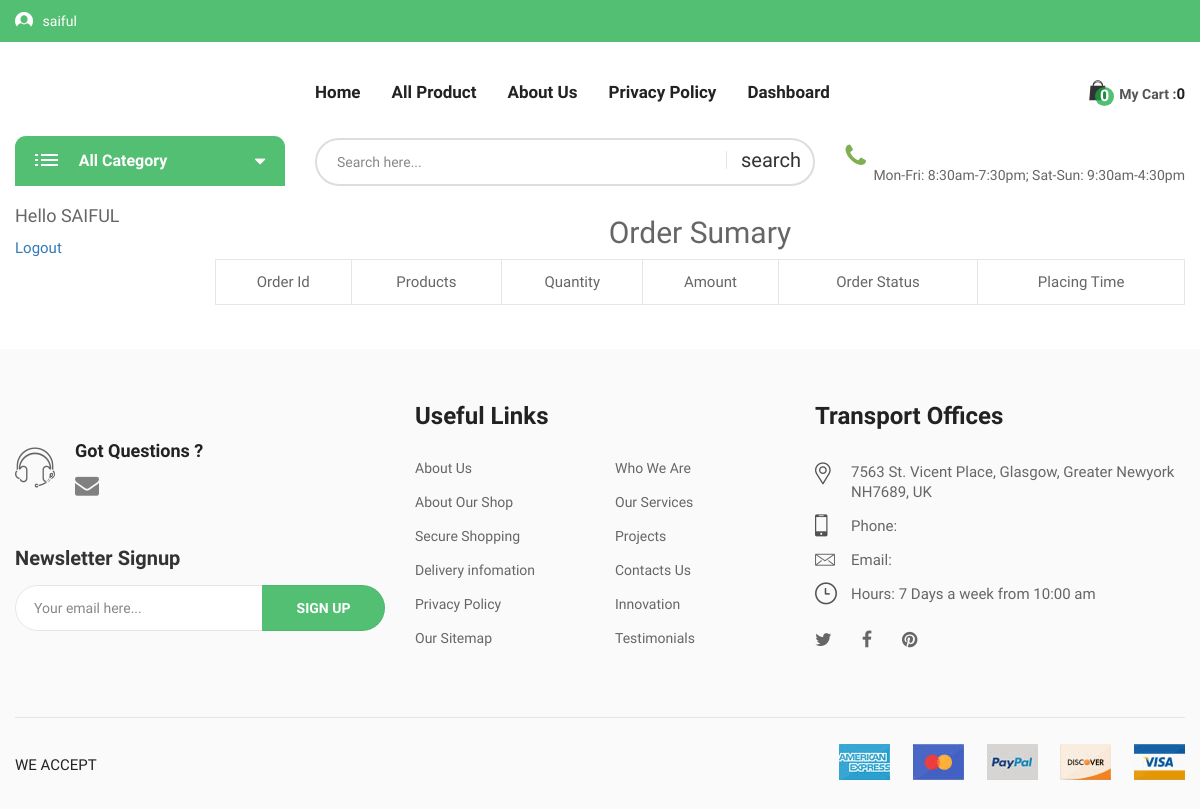
The page /exist_order.php (signed in) on the database as committed earlier.
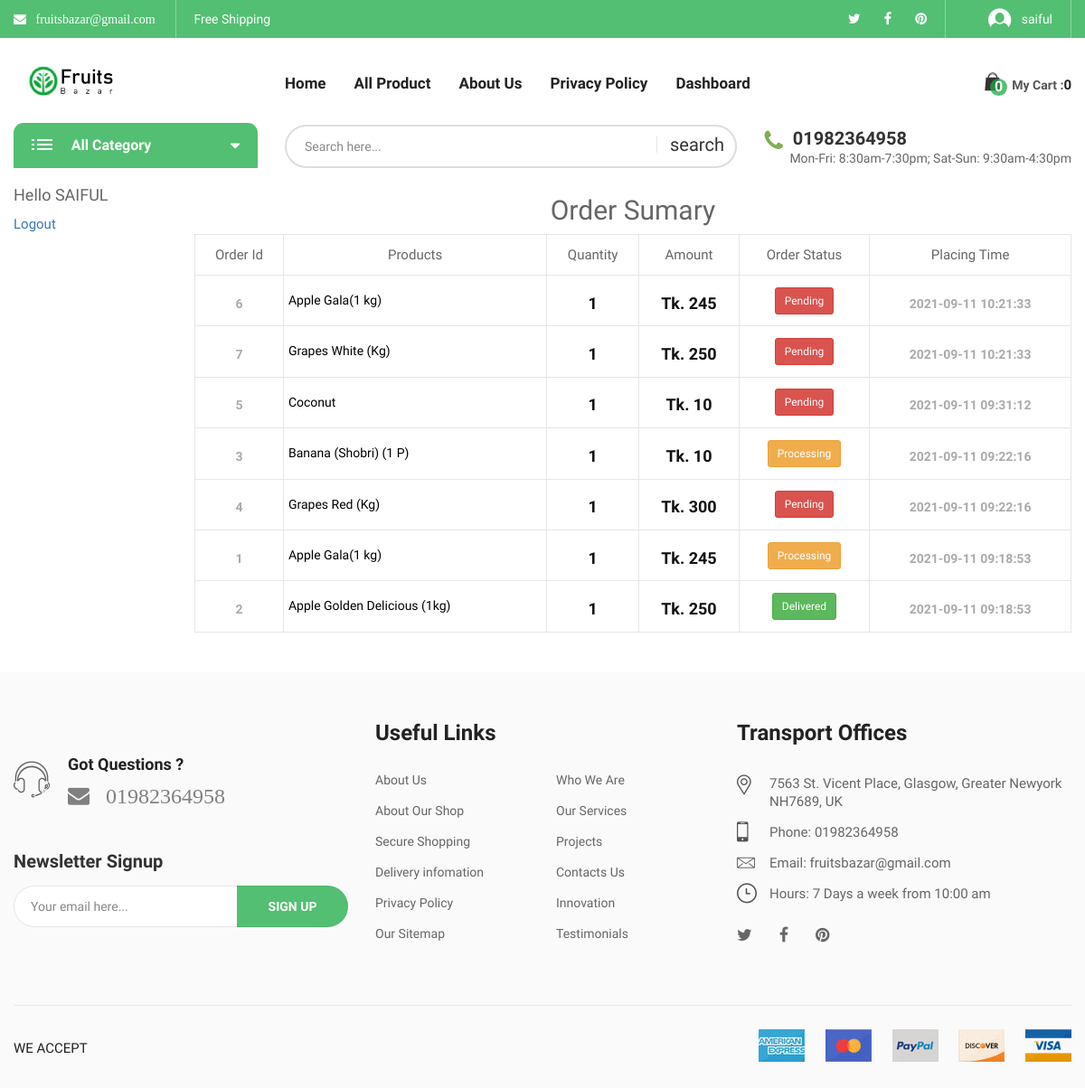
The same page on the database as committed later.
### tables this page shows
CREATE TABLE `header_info` (
  `id` int(10) NOT NULL,
  `email` varchar(30) NOT NULL,
  `tweeter` varchar(500) NOT NULL,
  `fb_link` varchar(500) NOT NULL,
  `pinterest` varchar(500) NOT NULL,
  `phone` varchar(20) NOT NULL
);

CREATE TABLE `add_logo` (
  `id` int(10) NOT NULL,
  `img` varchar(200) NOT NULL
);

CREATE TABLE `order_details` (
  `order_id` int(255) NOT NULL,
  `user_id` int(11) NOT NULL,
  `product_name` varchar(255) NOT NULL,
  `pdt_quantity` int(11) NOT NULL,
  `amount` int(11) NOT NULL,
  `uses_coupon` varchar(35) NOT NULL,
  `order_status` int(3) NOT NULL,
  `trans_id` varchar(25) NOT NULL,
  `Shipping_mobile` varchar(20) NOT NULL,
  `shiping` varchar(255) NOT NULL,
  `order_time` timestamp NULL DEFAULT current_timestamp()
);

### admin/class/adminback.php (called while the page is built, shortened)
<?php
class  adminback
{
    private $connection;
    function __construct()
    {
        $dbhost = "localhost";
        $dbuser = "root";
        $dbpass = "";
        $dbname = "ecommerce";
        $this->connection = mysqli_connect($dbhost, $dbuser, $dbpass, $dbname);
    }
    function order_details_by_id($user_id)
    {
        $query = "SELECT * FROM `order_details` WHERE `user_id`=$user_id ORDER BY `order_time` DESC";
        if (mysqli_query($this->connection, $query)) {
            $order_query = mysqli_query($this->connection, $query);
            return $order_query;
        }
    }
    function display_links()
    {
        $query = "SELECT * FROM header_info";
        if (mysqli_query($this->connection, $query)) {
            $ctg_info = mysqli_query($this->connection, $query);
            return $ctg_info;
        }
    }
    function display_logo()
    {
        $query = "SELECT * FROM add_logo";
        if (mysqli_query($this->connection, $query)) {
            $pdt_info = mysqli_query($this->connection, $query);
            return $pdt_info;
        }
    }
}

### exist_order.php (the view, shortened to what the rows shown need)
<?php
include_once("admin/class/adminback.php");
$obj = new adminback();
if(isset($_SESSION['user_id'])){
        $id = $_SESSION['user_id'];
        $order_query =  $obj->order_details_by_id($id);
}else{
    header("location:user_login.php");
}
?>
<?php
include_once("includes/head.php");
?>
<body class="biolife-body">
    <header id="header" class="header-area style-01 layout-03">
        <?php
        include_once("includes/header_top.php");
        ?>
        <?php
        include_once("includes/header_middle.php");
        ?>
        <?php
        include_once("includes/header_bottom.php");
        ?>
    </header>
    <div class="page-contain">
        <div id="main-content" class="main-content">
            <div class="container">
                <div class="row">
                    <div class="col-md-10">
                        <h2 class="text-center">Order Sumary</h2>
                                <table class="shop_table cart-form">
                                    <thead>
                                        <tr>
                                            <th class="product-name">Order Id</th>
                                            <th class="product-price">Products</th>
                                            <th class="product-quantity">Quantity</th>
                                            <th class="product-subtotal">Amount</th>
                                            <th class="product-subtotal">Order Status</th>
                                            <th class="product-subtotal">Placing Time</th>
                                        </tr>
                                    </thead>
                                    <tbody>
                                    <?php while($order_info = mysqli_fetch_assoc($order_query)) {?>
                                                <tr class="cart_item">
                                                    <td class="product-thumbnail" data-title="Product Name">
                                                        <a class="prd-thumb" href="single_product.php?status=singleproduct&&id=<?php echo $order_info['order_id']  ?>">
                                                        <div class="price price-contain">
                                                            <span class="price-amount"><?php echo $order_info['order_id'] ?></span>
                                                        </div>
                                                        </a>
                                                    </td>
                                                    <td class="" data-title="Product Name">
                                                        <a class="" href="single_product.php?status=singleproduct&&id=<?php echo $order_info['order_id']  ?>" style="text-decoration: none; color:black" >
                                                        <div class="price price-contain">
                                                            <h5 class="text-left" ><?php echo $order_info['product_name'] ?></h5>
                                                        </div>
                                                        </a>
                                                    </td>
                                                    <td class="product-subtotal" data-title="Total">
                                                        <div class="price price-contain">
                                                            <ins><span class="price-amount"><span class="currencySymbol"></span><?php echo $order_info['pdt_quantity'] ?></span></ins>
                                                        </div>
                                                    </td>
                                                    <td class="product-subtotal" data-title="Total">
                                                        <div class="price price-contain">
                                                            <ins><span class="price-amount"><span class="currencySymbol">Tk. </span><?php echo $order_info['amount'] ?></span></ins>
                                                        </div>
                                                    </td>
                                                    <td class="product-subtotal" data-title="Total">
                                                        <div class="">
                                                            <span class="price-amount ">
                                                            <?php
                                                            if($order_info['order_status']==0){
                                                                  echo "<p class='btn btn-danger btn-sm'> Pending </p>";
                                                            }elseif($order_info['order_status']==1) {
                                                                echo "<p class='btn btn-warning btn-sm'> Processing </p>";
                                                            }
                                                            elseif($order_info['order_status']==2) {
                                                                echo "<p class='btn btn-success btn-sm'> Delivered </p>";
                                                              }
                                                            ?>
                                                        </span>
                                                        </div>
                                                    </td>
                                                    <td class="product-subtotal" data-title="Total">
                                                        <div class="price price-contain">
                                                          <span class="price-amount"><?php echo $order_info['order_time'] ?></span>
                                                        </div>
                                                    </td>
                                                </tr>
                                       <?php }?>
                                    </tbody>
                                </table>
                    </div>
                </div>
            </div>
        </div>
    </div>
    <br>
    <?php
    include_once("includes/footer.php");
    ?>
</body>
</html>

### includes/header_top.php (shortened to what the rows shown need)
<?php
$obj= new adminback();
    $links = $obj->display_links();
?>
<div class="header-top bg-main hidden-xs">
            <div class="container">
                <div class="top-bar left">
                    <ul class="horizontal-menu">
                        <?php
                        while( $link = mysqli_fetch_assoc($links)){?>
                        <li>
                            <a class="fa fa-envelope" href="" > &nbsp;
                           <?php  echo $link['email'];  ?>
                          </a></li>
                        <li><a href="#">Free Shipping</a></li>
                    </ul>
                </div>
                <div class="top-bar right">
                    <ul class="social-list">
                        <li><a href="#<?php  echo $link['tweeter'];  ?>"><i class="fa fa-twitter" aria-hidden="true"></i></a></li>
                        <li><a href="#<?php  echo $link['fb_link'];  ?>"><i class="fa fa-facebook" aria-hidden="true"></i></a></li>
                        <li><a href="#<?php  echo $link['pinterest'];  ?>"><i class="fa fa-pinterest" aria-hidden="true"></i></a></li>
                               <?php } ?>
                    </ul>
                </div>
            </div>
        </div>

### includes/header_middle.php (shortened to what the rows shown need)
<?php
    $obj=new adminback();
   $logo_info = $obj->display_logo();
?>
<div class="header-middle biolife-sticky-object ">
    <div class="container">
        <div class="row">
            <div class="col-lg-3 col-md-2 col-md-6 col-xs-6">
                <a href="index.php" class="biolife-logo">
    <?php while($logo = mysqli_fetch_assoc( $logo_info)) {
        ?>
                    <img src="admin/uploads/<?php echo $logo['img']; ?>" alt="biolife logo" width="135" height="36">
                </a>
            <?php } ?>
            </div>
        </div>
    </div>
</div>

### includes/header_bottom.php (shortened to what the rows shown need)
<?php
$obj = new adminback();
$links = $obj->display_links();
$link = mysqli_fetch_assoc($links);
?>
<div class="header-bottom hidden-sm hidden-xs">
    <div class="container">
        <div class="row">
            <div class="col-lg-9 col-md-8 padding-top-2px">
                <div class="live-info">
                    <p class="telephone"><i class="fa fa-phone" aria-hidden="true"></i><b class="phone-number"> <?php echo $link['phone'] ?> </b></p>
                </div>
            </div>
        </div>
    </div>
</div>

### includes/footer.php (shortened to what the rows shown need)
<?php
$obj= new adminback();
    $links = $obj->display_links();
    $link = mysqli_fetch_assoc($links);
?>
<footer id="footer" class="footer layout-03">
        <div class="footer-content background-footer-03">
            <div class="container">
                <div class="row">
                    <div class="col-lg-4 col-md-4 col-sm-9">
                        <section class="footer-item">
                            <div class="footer-phone-info">
                                <p class="r-info">
                                    <span class="h4"> <a class="fa fa-envelope" href="#" style="color: gray; font-size:24px"> &nbsp;
                           <?php
                             echo $link['phone'];
                             ?>
                          </a></span>
                                </p>
                            </div>
                        </section>
                    </div>
                    <div class="col-lg-4 col-md-4 col-sm-6 md-margin-top-5px sm-margin-top-50px xs-margin-top-40px">
                        <section class="footer-item">
                            <div class="contact-info-block footer-layout xs-padding-top-10px">
                                <ul class="contact-lines">
                                    <li>
                                        <p class="info-item">
                                            <i class="biolife-icon icon-phone"></i>
                                            <b class="desc">Phone: <?php echo $link['phone'] ?></b>
                                        </p>
                                    </li>
                                    <li>
                                        <p class="info-item">
                                            <i class="biolife-icon icon-letter"></i>
                                            <b class="desc">Email:  <?php echo $link['email'] ?></b>
                                        </p>
                                    </li>
                                </ul>
                            </div>
                        </section>
                    </div>
                </div>
            </div>
        </div>
    </footer>

Rows that differ between the two databases and show on the page:
added header_info: email "fruitsbazar@gmail.com", phone "01982364958"
added add_logo: img (picture)
added order_details: order_id "6", product_name "Apple Gala(1 kg)", pdt_quantity "1", amount "245", order_status "Pending", order_time "2021-09-11 10:21:33"
added order_details: order_id "7", product_name "Grapes White (Kg)", pdt_quantity "1", amount "250", order_status "Pending", order_time "2021-09-11 10:21:33"
now on this page (row edited): order_details: order_id "5", product_name "Coconut", pdt_quantity "1", amount "10", order_status "Pending", order_time "2021-09-11 09:31:12"
now on this page (row edited): order_details: order_id "3", product_name "Banana (Shobri) (1 P)", pdt_quantity "1", amount "10", order_status "Processing", order_time "2021-09-11 09:22:16"
now on this page (row edited): order_details: order_id "4", product_name "Grapes Red (Kg)", pdt_quantity "1", amount "300", order_status "Pending", order_time "2021-09-11 09:22:16"
now on this page (row edited): order_details: order_id "1", product_name "Apple Gala(1 kg)", pdt_quantity "1", amount "245", order_status "Processing", order_time "2021-09-11 09:18:53"
added order_details: order_id "2", product_name "Apple Golden Delicious (1kg)", pdt_quantity "1", amount "250", order_status "Delivered", order_time "2021-09-11 09:18:53"
